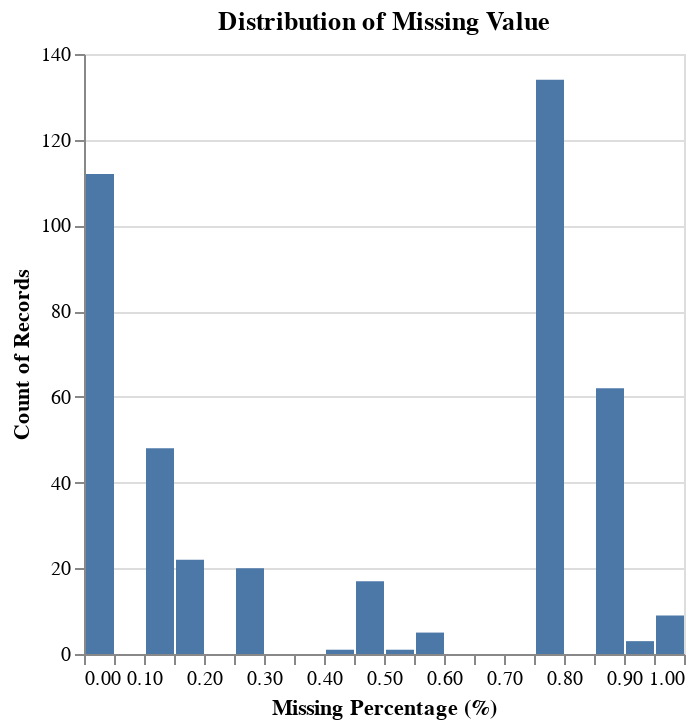

Write notebook code for a chart like this one.
### Code cell
df_stats = (
    df.select((cs.all().null_count() / pl.len()))
    .unpivot(variable_name="missing_pct")
)

import altair as alt 
alt.Chart(df_stats).mark_bar().encode(
    x=alt.X("missing_pct", bin=alt.Bin(maxbins=30), title="Missing Percentage (%)"),
    y='count()',
    tooltip=['count()']
).properties(
    width="container",
    title="Distribution of Missing Value"
).show()

### Figure 1 — Vega-Lite specification as saved in the notebook (floating-point values rounded to 4 significant figures; data arrays with more than 128 entries replaced by an {"elided": "..."} marker saying what was removed)
{"config": {"view": {"continuousWidth": 300, "continuousHeight": 300}}, "data": {"name": "data-e8687463311976d4d73bbe894663f1e4"}, "mark": {"type": "bar"}, "encoding": {"tooltip": [{"aggregate": "count", "type": "quantitative"}], "x": {"bin": {"maxbins": 30}, "field": "missing_pct", "title": "Missing Percentage (%)", "type": "quantitative"}, "y": {"aggregate": "count", "type": "quantitative"}}, "title": "Distribution of Missing Value", "width": "container", "$schema": "https://vega.github.io/schema/vega-lite/v6.1.0.json", "datasets": {"data-e8687463311976d4d73bbe894663f1e4": {"elided": "434 records"}}}
